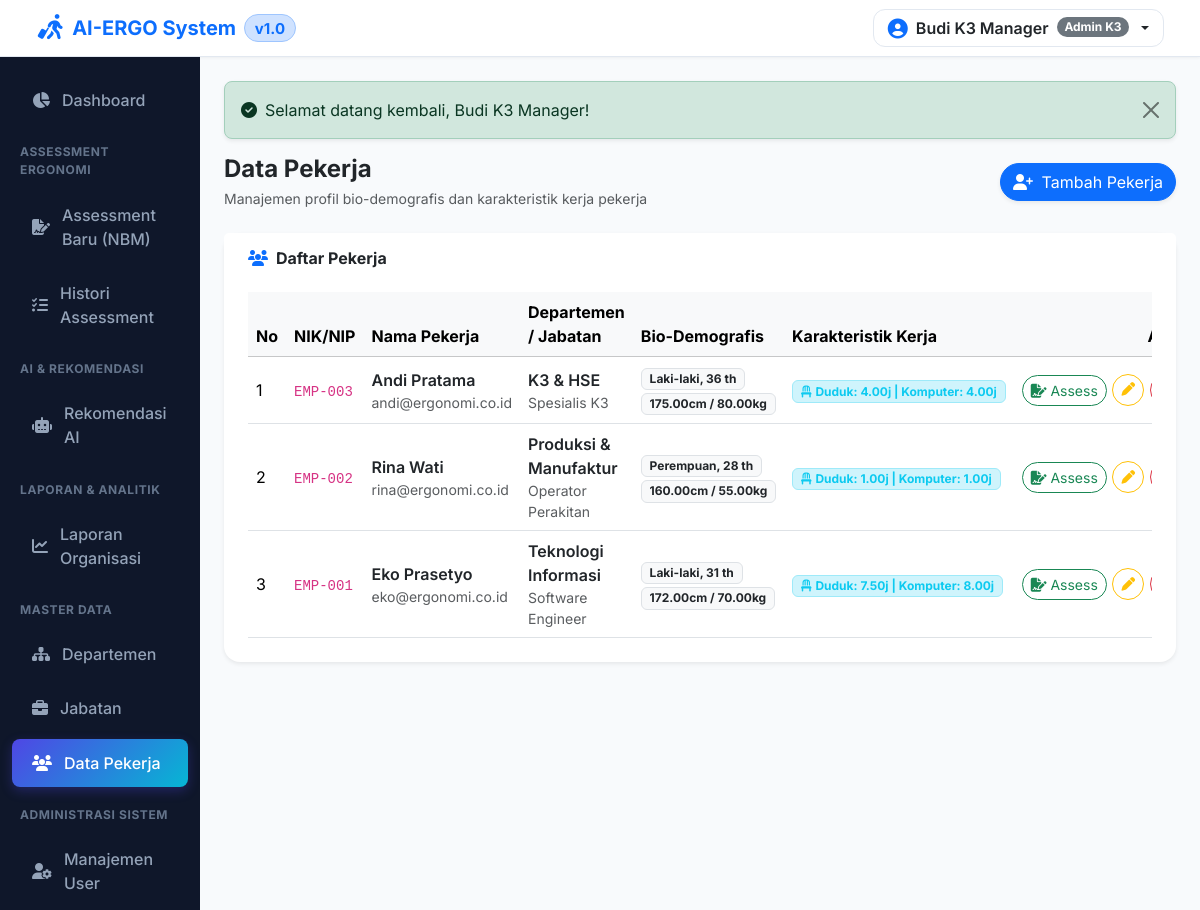
/employees (signed in), run on the app's committed database.
### tables this page shows
CREATE TABLE IF NOT EXISTS `settings` (
  `id` BIGINT UNSIGNED AUTO_INCREMENT PRIMARY KEY,
  `setting_group` VARCHAR(50) NOT NULL DEFAULT 'general',
  `setting_key` VARCHAR(100) NOT NULL UNIQUE,
  `setting_value` LONGTEXT NULL,
  `description` TEXT NULL
);

CREATE TABLE IF NOT EXISTS `employees` (
  `id` BIGINT UNSIGNED AUTO_INCREMENT PRIMARY KEY,
  `company_id` BIGINT UNSIGNED NOT NULL,
  `department_id` BIGINT UNSIGNED NOT NULL,
  `position_id` BIGINT UNSIGNED NOT NULL,
  `employee_number` VARCHAR(50) NOT NULL,
  `name` VARCHAR(255) NOT NULL,
  `gender` ENUM('L', 'P') NOT NULL DEFAULT 'L',
  `birth_date` DATE NULL,
  `age` INT NOT NULL DEFAULT 30,
  `height` DECIMAL(5,2) NOT NULL DEFAULT 168.00,
  `weight` DECIMAL(5,2) NOT NULL DEFAULT 65.00,
  `years_of_service` INT NOT NULL DEFAULT 3,
  `phone` VARCHAR(50) NULL,
  `email` VARCHAR(191) NULL,
  `status` ENUM('active', 'inactive') DEFAULT 'active',
  `created_at` TIMESTAMP DEFAULT CURRENT_TIMESTAMP,
  `updated_at` TIMESTAMP DEFAULT CURRENT_TIMESTAMP ON UPDATE CURRENT_TIMESTAMP,
  FOREIGN KEY (`company_id`) REFERENCES `companies` (`id`) ON DELETE CASCADE,
  FOREIGN KEY (`department_id`) REFERENCES `departments` (`id`) ON DELETE CASCADE,
  FOREIGN KEY (`position_id`) REFERENCES `positions` (`id`) ON DELETE CASCADE
);

CREATE TABLE IF NOT EXISTS `departments` (
  `id` BIGINT UNSIGNED AUTO_INCREMENT PRIMARY KEY,
  `company_id` BIGINT UNSIGNED NOT NULL,
  `name` VARCHAR(255) NOT NULL,
  `description` TEXT NULL,
  `created_at` TIMESTAMP DEFAULT CURRENT_TIMESTAMP,
  `updated_at` TIMESTAMP DEFAULT CURRENT_TIMESTAMP ON UPDATE CURRENT_TIMESTAMP,
  FOREIGN KEY (`company_id`) REFERENCES `companies` (`id`) ON DELETE CASCADE
);

CREATE TABLE IF NOT EXISTS `positions` (
  `id` BIGINT UNSIGNED AUTO_INCREMENT PRIMARY KEY,
  `company_id` BIGINT UNSIGNED NOT NULL,
  `name` VARCHAR(255) NOT NULL,
  `description` TEXT NULL,
  `created_at` TIMESTAMP DEFAULT CURRENT_TIMESTAMP,
  `updated_at` TIMESTAMP DEFAULT CURRENT_TIMESTAMP ON UPDATE CURRENT_TIMESTAMP,
  FOREIGN KEY (`company_id`) REFERENCES `companies` (`id`) ON DELETE CASCADE
);

CREATE TABLE IF NOT EXISTS `job_profiles` (
  `id` BIGINT UNSIGNED AUTO_INCREMENT PRIMARY KEY,
  `employee_id` BIGINT UNSIGNED NOT NULL,
  `job_type` VARCHAR(255) NOT NULL,
  `sitting_hours` DECIMAL(4,2) DEFAULT 4.00,
  `standing_hours` DECIMAL(4,2) DEFAULT 3.00,
  `computer_hours` DECIMAL(4,2) DEFAULT 5.00,
  `shift_type` VARCHAR(50) DEFAULT 'Non-Shift',
  `work_duration` DECIMAL(4,2) DEFAULT 8.00,
  `created_at` TIMESTAMP DEFAULT CURRENT_TIMESTAMP,
  `updated_at` TIMESTAMP DEFAULT CURRENT_TIMESTAMP ON UPDATE CURRENT_TIMESTAMP,
  FOREIGN KEY (`employee_id`) REFERENCES `employees` (`id`) ON DELETE CASCADE
);

### resources/views/employees/index.php (the view, shortened to what the rows shown need)
<div class="d-flex flex-column flex-sm-row justify-content-between align-items-start align-items-sm-center gap-3 mb-4">
    <div>
        <h4 class="fw-bold text-dark mb-1">Data Pekerja</h4>
        <p class="text-muted small mb-0">Manajemen profil bio-demografis dan karakteristik kerja pekerja</p>
    </div>
    <a href="<?= base_url('employees/create') ?>" class="btn btn-primary rounded-pill shadow-sm btn-mobile-full">
        <i class="fa-solid fa-user-plus me-1"></i> Tambah Pekerja
    </a>
</div>
<div class="card border-0 shadow-sm rounded-4">
    <div class="card-header bg-white border-0 pt-3 px-3 px-md-4 pb-0 d-flex justify-content-between align-items-center">
        <h6 class="fw-bold text-dark mb-0"><i class="fa-solid fa-users text-primary me-2"></i>Daftar Pekerja</h6>
    </div>
    <div class="card-body p-3 p-md-4">
        <div class="table-responsive">
            <table class="table table-hover align-middle mb-0">
                <thead class="table-light">
                    <tr>
                        <th style="width: 50px;">No</th>
                        <th>NIK/NIP</th>
                        <th>Nama Pekerja</th>
                        <th>Departemen / Jabatan</th>
                        <th>Bio-Demografis</th>
                        <th>Karakteristik Kerja</th>
                        <th class="text-end">Aksi</th>
                    </tr>
                </thead>
                <tbody>
                    <?php if (empty($employees)): ?>
                        <tr><td colspan="7" class="text-center text-muted py-3">Belum ada data pekerja.</td></tr>
                    <?php else: ?>
                        <?php $no = 1; foreach ($employees as $e): ?>
                            <tr>
                                <td><?= $no++ ?></td>
                                <td><code><?= sanitize($e['employee_number']) ?></code></td>
                                <td>
                                    <div class="fw-semibold text-dark"><?= sanitize($e['name']) ?></div>
                                    <div class="small text-muted"><?= sanitize($e['email']) ?></div>
                                </td>
                                <td>
                                    <div class="fw-semibold text-dark"><?= sanitize($e['department_name']) ?></div>
                                    <div class="small text-muted"><?= sanitize($e['position_name']) ?></div>
                                </td>
                                <td>
                                    <span class="badge bg-light text-dark border me-1"><?= $e['gender'] == 'L' ? 'Laki-laki' : 'Perempuan' ?>, <?= $e['age'] ?> th</span>
                                    <span class="badge bg-light text-dark border"><?= $e['height'] ?>cm / <?= $e['weight'] ?>kg</span>
                                </td>
                                <td>
                                    <span class="badge bg-info-subtle text-info border border-info-subtle">
                                        <i class="fa-solid fa-chair me-1"></i>Duduk: <?= $e['sitting_hours'] ?? 0 ?>j | Komputer: <?= $e['computer_hours'] ?? 0 ?>j
                                    </span>
                                </td>
                                <td class="text-end text-nowrap">
                                    <div class="table-action-group justify-content-end">
                                        <a href="<?= base_url("assessments/create?employee_id={$e['id']}") ?>" class="btn btn-sm btn-outline-success rounded-pill px-2 py-1" title="Assessment NBM Baru"><i class="fa-solid fa-file-signature me-1"></i>Assess</a>
                                        <a href="<?= base_url("employees/edit/{$e['id']}") ?>" class="btn btn-sm btn-outline-warning btn-icon" title="Edit Data"><i class="fa-solid fa-pen"></i></a>
                                        <a href="<?= base_url("employees/delete/{$e['id']}") ?>" class="btn btn-sm btn-outline-danger btn-icon" onclick="return confirm('Hapus data pekerja ini?');" title="Hapus"><i class="fa-solid fa-trash"></i></a>
                                    </div>
                                </td>
                            </tr>
                        <?php endforeach; ?>
                    <?php endif; ?>
                </tbody>
            </table>
        </div>
    </div>
</div>

### core/Router.php (shortened to what the rows shown need)
<?php
class Router {
    private static array $routes = [];
    public static function get(string $path, array $handler): void {
        self::$routes['GET'][$path] = $handler;
    }
    public static function post(string $path, array $handler): void {
        self::$routes['POST'][$path] = $handler;
    }
    public static function dispatch(string $uri, string $method): void {
        $uri = parse_url($uri, PHP_URL_PATH);
        $scriptDir = str_replace('\\', '/', dirname($_SERVER['SCRIPT_NAME'] ?? ''));
        $baseDir = preg_replace('#/public$#i', '', $scriptDir);
        if (!empty($scriptDir) && $scriptDir !== '/' && strpos($uri, $scriptDir) === 0) {
            $uri = substr($uri, strlen($scriptDir));
        } elseif (!empty($baseDir) && $baseDir !== '/' && strpos($uri, $baseDir) === 0) {
            $uri = substr($uri, strlen($baseDir));
        }
        $uri = '/' . trim($uri, '/');
        $method = strtoupper($method);
        if (isset(self::$routes[$method])) {
            foreach (self::$routes[$method] as $routePath => $handler) {
                $pattern = preg_replace('/\{([a-zA-Z0-9_]+)\}/', '([^/]+)', $routePath);
                $pattern = "#^" . $pattern . "$#";
                if (preg_match($pattern, $uri, $matches)) {
                    array_shift($matches);
                    [$controllerClass, $action] = $handler;
                    if (class_exists($controllerClass)) {
                        $controller = new $controllerClass();
                        if (method_exists($controller, $action)) {
                            call_user_func_array([$controller, $action], $matches);
                            return;
                        }
                    }
                }
            }
        }
        exit;
    }
}

### resources/views/layouts/header.php (shortened to what the rows shown need)
<!DOCTYPE html>
<html lang="id">
<head>
    <title><?= sanitize($title ?? (get_setting('APP_NAME', 'AI-ERGO') . ' - Ergonomic Risk Assessment System')) ?></title>
    <link href="https://cdn.jsdelivr.net/npm/bootstrap@5.3.2/dist/css/bootstrap.min.css" rel="stylesheet">
    <link href="https://cdnjs.cloudflare.com/ajax/libs/font-awesome/6.4.2/css/all.min.css" rel="stylesheet">
    <link href="<?= assets('css/style.css') ?>?v=<?= time() ?>" rel="stylesheet">
</head>
<body>
<?php if (is_logged_in()): ?>
<nav class="navbar app-header sticky-top px-2 px-md-4 py-2">
    <div class="container-fluid d-flex flex-nowrap align-items-center justify-content-between">
        <div class="d-flex align-items-center gap-2">
            <a class="navbar-brand d-flex align-items-center gap-1 gap-sm-2 fw-bold text-primary mb-0 me-0" href="<?= base_url('dashboard') ?>">
                <?php $appLogo = get_setting('APP_LOGO'); ?>
                <?php if (upload_exists($appLogo)): ?>
                    <img src="<?= upload_url($appLogo) ?>" alt="Logo" style="max-height: 32px; width: auto;" class="d-inline-block align-text-top me-1">
                <?php else: ?>
                    <i class="fa-solid fa-person-walking-luggage fa-lg text-primary"></i>
                <?php endif; ?>
                <span><?= sanitize(get_setting('APP_NAME', 'AI-ERGO')) ?></span>
                <span class="badge bg-primary-subtle text-primary border border-primary-subtle rounded-pill fs-7">v1.0</span>
            </a>
        </div>
        <div class="d-flex align-items-center ms-auto">
            <div class="dropdown">
                <button class="btn dropdown-toggle d-flex align-items-center gap-2 user-profile-btn" type="button" data-bs-toggle="dropdown">
                    <i class="fa-solid fa-circle-user text-primary fa-lg"></i>
                    <span class="fw-semibold text-dark d-none d-md-inline"><?= sanitize(auth_user()['name'] ?? 'User') ?></span>
                    <span class="badge bg-secondary rounded-pill d-none d-md-inline"><?= sanitize(auth_user()['roles'][0] ?? 'User') ?></span>
                </button>
            </div>
        </div>
    </div>
</nav>
<div class="container-fluid">
    <div class="row">
<?php endif; ?>

### data on the page
settings: setting_key "AI-ERGO System"
employees: employee_number "EMP-003", name "Andi Pratama", email "andi@ergonomi.co.id", department.name "K3 & HSE", position.name "Spesialis K3", gender "Laki-laki", age "36", height "175.00", weight "80.00", job_profiles.sitting_hours "4.00", job_profiles.computer_hours "4.00"
employees: employee_number "EMP-002", name "Rina Wati", email "rina@ergonomi.co.id", department.name "Produksi & Manufaktur", position.name "Operator Perakitan", gender "Perempuan", age "28", height "160.00", weight "55.00", job_profiles.sitting_hours "1.00", job_profiles.computer_hours "1.00"
employees: employee_number "EMP-001", name "Eko Prasetyo", email "eko@ergonomi.co.id", department.name "Teknologi Informasi", position.name "Software Engineer", gender "Laki-laki", age "31", height "172.00", weight "70.00", job_profiles.sitting_hours "7.50", job_profiles.computer_hours "8.00"

### other printed values
$msg['message'] "Selamat datang kembali, Budi K3 Manager!"
